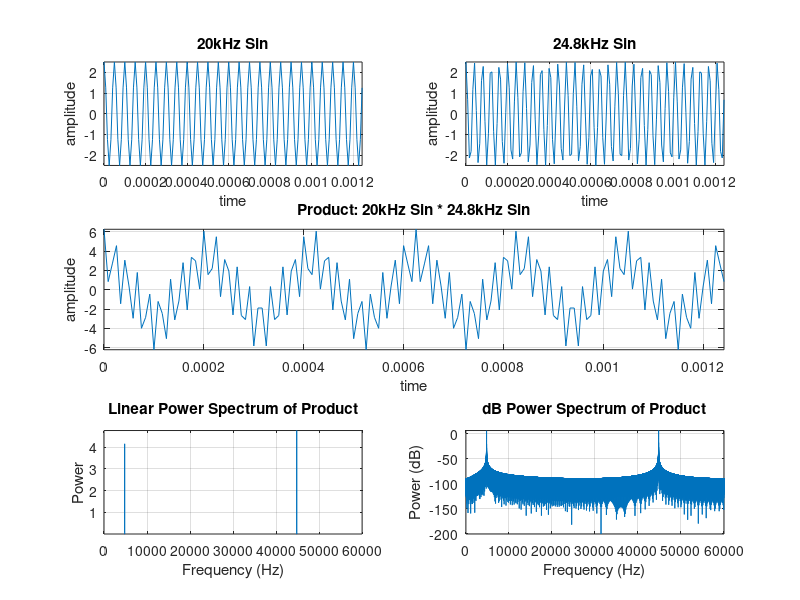
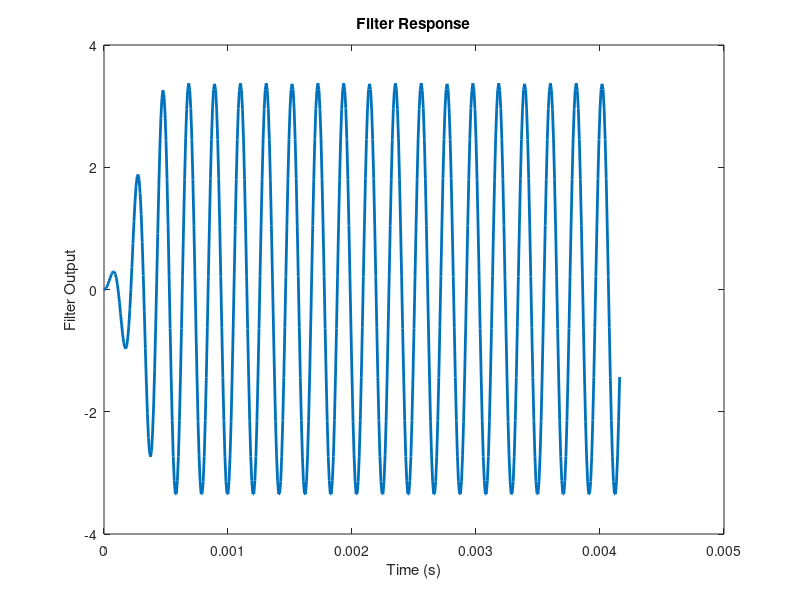
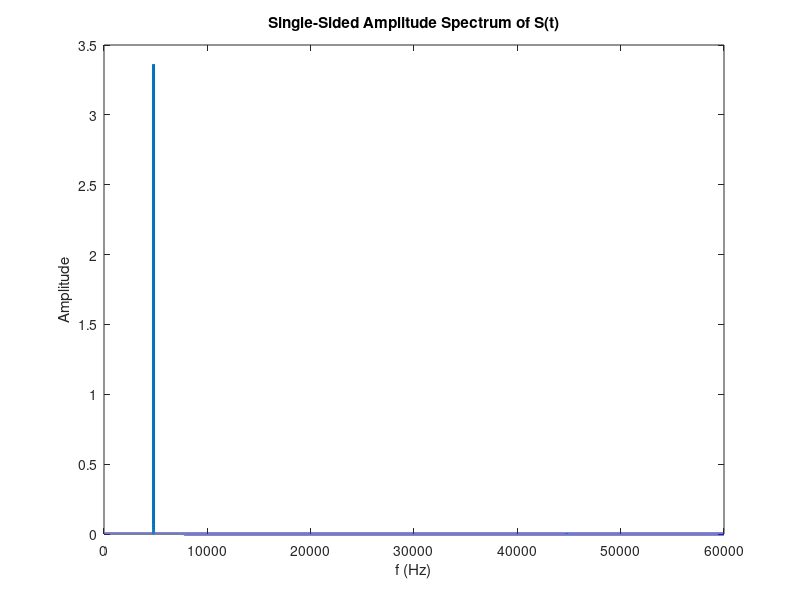

These charts were generated, in order, by the following MATLAB code:
%Lab 10 Material - signal generation

clear;close all

%Import
load('FilterOutput.mat');

%want to characterize spectrum to 60 kHz (nyquist freq) so fs = 120 kHz
Fs=120000;
Fn=Fs/2;  
%set the sampling period
t=0:1/Fs:2;
%generate your two signals for 1 second
s1=2.5*cos(2*pi*t*20e3);
s2=2.5*cos(2*pi*t*24.8e3);
%generate the product
x = s1 .* s2;
%generate some plots
fig = figure(1);
subplot(321),plot(t(1:150),s1(1:150));grid;axis tight;
title('20kHz Sin');xlabel('time');ylabel('amplitude')
subplot(322),plot(t(1:150),s2(1:150));grid;axis tight;
title('24.8kHz Sin');xlabel('time');ylabel('amplitude')
subplot(3,2,[3 4]),plot(t(1:150),x(1:150));grid;axis tight;
title('Product: 20kHz Sin * 24.8kHz Sin');xlabel('time');ylabel('amplitude')

%compute and display the freq response using the FFT and Matlab app note
% Use next higher power of 2 greater than or equal to 
% length(x) to calculate FFT. 
NFFT= 2^(nextpow2(length(x))); 
% Take fft, padding with zeros so that length(FFTX) is equal to NFFT 
FFTX = fft(x,NFFT); 
% Calculate the numberof unique points 
NumUniquePts = ceil((NFFT+1)/2); 
% FFT is symmetric, throw away second half 
FFTX = FFTX(1:NumUniquePts); 
% Take the magnitude of fft of x 
MX = abs(FFTX); 
% Scale the fft so that it is not a function of the length of x 
MX = MX/length(x); 
% Take the square of the magnitude of fft of x. 
MX = MX.^2; 
% Multiply by 2 because you threw out second half of FFTX above 
MX = MX*2; 
% DC Component should be unique. 
MX(1) = MX(1)/2; 
% Nyquist component should also be unique.
if ~rem(NFFT,2) 
   % Here NFFT is even; therefore,Nyquist point is included. 
   MX(end) = MX(end)/2; 
end 
% This is an evenly spaced frequency vector with NumUniquePts points. 
f = (0:NumUniquePts-1)*Fs/NFFT; 
% Generate the plot, title and labels. 
subplot(325),plot(f,MX);grid;axis tight;
title('Linear Power Spectrum of Product'); xlabel('Frequency (Hz)'); 
ylabel('Power'); 
subplot(326),plot(f,10*log10(MX));grid;axis tight;
title('dB Power Spectrum of Product'); xlabel('Frequency (Hz)'); 
ylabel('Power (dB)'); 

%Last problem
 y = filter(FilterCoeff, 1 ,x);

 %Plotting
figure();
plot(t(1:500), y(1:500), 'linewidth', 2);

xlabel('Time (s)');
ylabel('Filter Output');
title('Filter Response');


%FFT
Y = fft(y);
L = length(y);
P2 = abs(Y/L);
P1 = P2(1:L/2+1);
P1(2:end-1) = 2*P1(2:end-1);
f = Fs*(0:(L/2))/L;

figure();
plot(f,P1, 'linewidth', 2) 
title("Single-Sided Amplitude Spectrum of S(t)")
xlabel("f (Hz)")
ylabel("Amplitude")
